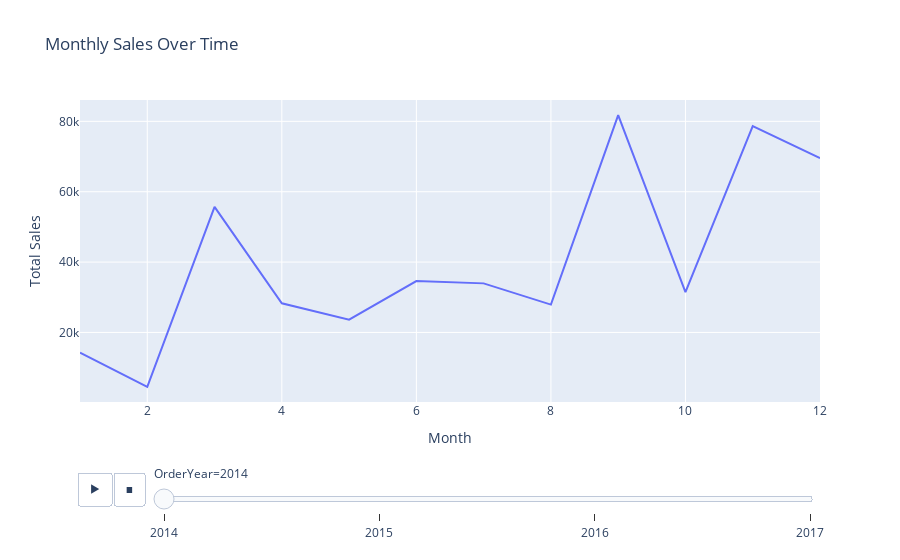
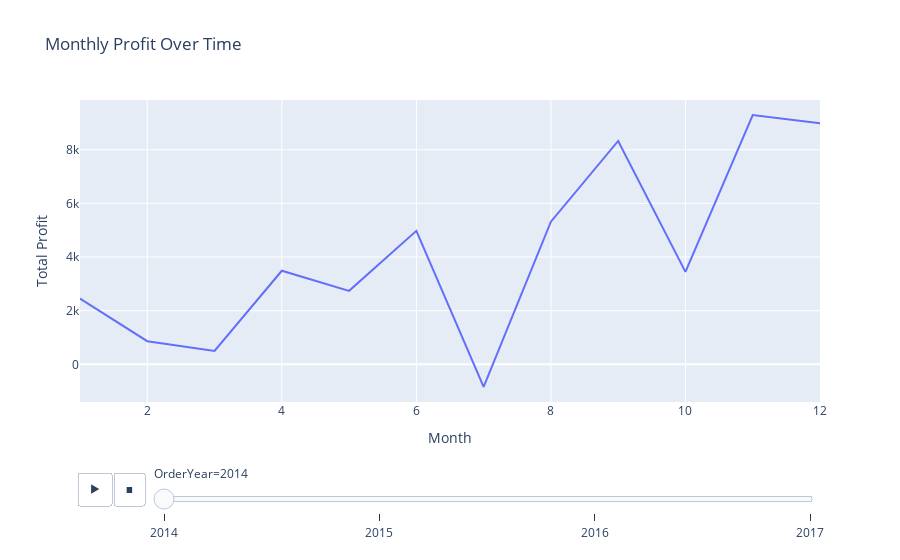

The notebook cell these images were saved under, in order:
### Code cell
import plotly.express as px

# Animated line plot for monthly sales over time
fig_sales = px.line(monthly_sales_profit, x='OrderMonth', y='Sales', animation_frame='OrderYear', 
                    title='Monthly Sales Over Time', labels={'OrderMonth': 'Month', 'Sales': 'Total Sales'})

# Animated line plot for monthly profit over time
fig_profit = px.line(monthly_sales_profit, x='OrderMonth', y='Profit', animation_frame='OrderYear', 
                     title='Monthly Profit Over Time', labels={'OrderMonth': 'Month', 'Profit': 'Total Profit'})

fig_sales.show()
fig_profit.show()

### Figure 1 — Plotly figure (JSON) as saved in the notebook; plotly's stock layout.template omitted (floating-point values rounded to 4 significant figures)
{"data": [{"hovertemplate": "OrderYear=2014<br>Month=%{x}<br>Total Sales=%{y}<extra></extra>", "legendgroup": "", "line": {"color": "#636efa", "dash": "solid"}, "marker": {"symbol": "circle"}, "mode": "lines", "name": "", "orientation": "v", "showlegend": false, "type": "scatter", "x": [1, 2, 3, 4, 5, 6, 7, 8, 9, 10, 11, 12], "xaxis": "x", "y": [14240.0, 4520.0, 55690.0, 28300.0, 23650.0, 34600.0, 33950.0, 27910.0, 81780.0, 31450.0, 78630.0, 69550.0], "yaxis": "y"}], "layout": {"legend": {"tracegroupgap": 0}, "sliders": [{"active": 0, "currentvalue": {"prefix": "OrderYear="}, "len": 0.9, "pad": {"b": 10, "t": 60}, "steps": [{"args": [["2014"], {"frame": {"duration": 0, "redraw": false}, "fromcurrent": true, "mode": "immediate", "transition": {"duration": 0, "easing": "linear"}}], "label": "2014", "method": "animate"}, {"args": [["2015"], {"frame": {"duration": 0, "redraw": false}, "fromcurrent": true, "mode": "immediate", "transition": {"duration": 0, "easing": "linear"}}], "label": "2015", "method": "animate"}, {"args": [["2016"], {"frame": {"duration": 0, "redraw": false}, "fromcurrent": true, "mode": "immediate", "transition": {"duration": 0, "easing": "linear"}}], "label": "2016", "method": "animate"}, {"args": [["2017"], {"frame": {"duration": 0, "redraw": false}, "fromcurrent": true, "mode": "immediate", "transition": {"duration": 0, "easing": "linear"}}], "label": "2017", "method": "animate"}], "x": 0.1, "xanchor": "left", "y": 0, "yanchor": "top"}], "title": {"text": "Monthly Sales Over Time"}, "updatemenus": [{"buttons": [{"args": [null, {"frame": {"duration": 500, "redraw": false}, "fromcurrent": true, "mode": "immediate", "transition": {"duration": 500, "easing": "linear"}}], "label": "&#9654;", "method": "animate"}, {"args": [[null], {"frame": {"duration": 0, "redraw": false}, "fromcurrent": true, "mode": "immediate", "transition": {"duration": 0, "easing": "linear"}}], "label": "&#9724;", "method": "animate"}], "direction": "left", "pad": {"r": 10, "t": 70}, "showactive": false, "type": "buttons", "x": 0.1, "xanchor": "right", "y": 0, "yanchor": "top"}], "xaxis": {"anchor": "y", "domain": [0, 1], "title": {"text": "Month"}}, "yaxis": {"anchor": "x", "domain": [0, 1], "title": {"text": "Total Sales"}}}}

### Figure 2 — Plotly figure (JSON) as saved in the notebook; plotly's stock layout.template omitted (floating-point values rounded to 4 significant figures)
{"data": [{"hovertemplate": "OrderYear=2014<br>Month=%{x}<br>Total Profit=%{y}<extra></extra>", "legendgroup": "", "line": {"color": "#636efa", "dash": "solid"}, "marker": {"symbol": "circle"}, "mode": "lines", "name": "", "orientation": "v", "showlegend": false, "type": "scatter", "x": [1, 2, 3, 4, 5, 6, 7, 8, 9, 10, 11, 12], "xaxis": "x", "y": [2450.0, 862.3, 498.7, 3489.0, 2739.0, 4977.0, -841.5, 5318.0, 8328.0, 3448.0, 9292.0, 8984.0], "yaxis": "y"}], "layout": {"legend": {"tracegroupgap": 0}, "sliders": [{"active": 0, "currentvalue": {"prefix": "OrderYear="}, "len": 0.9, "pad": {"b": 10, "t": 60}, "steps": [{"args": [["2014"], {"frame": {"duration": 0, "redraw": false}, "fromcurrent": true, "mode": "immediate", "transition": {"duration": 0, "easing": "linear"}}], "label": "2014", "method": "animate"}, {"args": [["2015"], {"frame": {"duration": 0, "redraw": false}, "fromcurrent": true, "mode": "immediate", "transition": {"duration": 0, "easing": "linear"}}], "label": "2015", "method": "animate"}, {"args": [["2016"], {"frame": {"duration": 0, "redraw": false}, "fromcurrent": true, "mode": "immediate", "transition": {"duration": 0, "easing": "linear"}}], "label": "2016", "method": "animate"}, {"args": [["2017"], {"frame": {"duration": 0, "redraw": false}, "fromcurrent": true, "mode": "immediate", "transition": {"duration": 0, "easing": "linear"}}], "label": "2017", "method": "animate"}], "x": 0.1, "xanchor": "left", "y": 0, "yanchor": "top"}], "title": {"text": "Monthly Profit Over Time"}, "updatemenus": [{"buttons": [{"args": [null, {"frame": {"duration": 500, "redraw": false}, "fromcurrent": true, "mode": "immediate", "transition": {"duration": 500, "easing": "linear"}}], "label": "&#9654;", "method": "animate"}, {"args": [[null], {"frame": {"duration": 0, "redraw": false}, "fromcurrent": true, "mode": "immediate", "transition": {"duration": 0, "easing": "linear"}}], "label": "&#9724;", "method": "animate"}], "direction": "left", "pad": {"r": 10, "t": 70}, "showactive": false, "type": "buttons", "x": 0.1, "xanchor": "right", "y": 0, "yanchor": "top"}], "xaxis": {"anchor": "y", "domain": [0, 1], "title": {"text": "Month"}}, "yaxis": {"anchor": "x", "domain": [0, 1], "title": {"text": "Total Profit"}}}}
